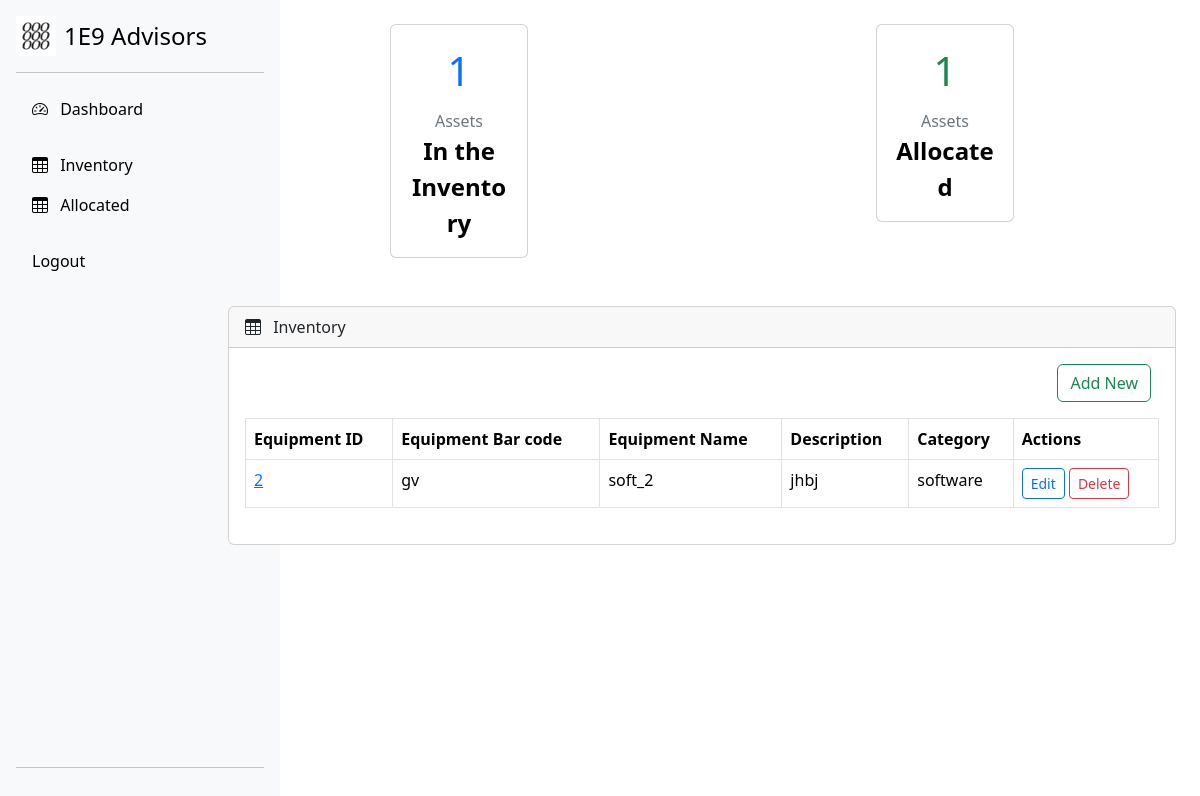
Before: /newbase/ (signed in) with the older database file.
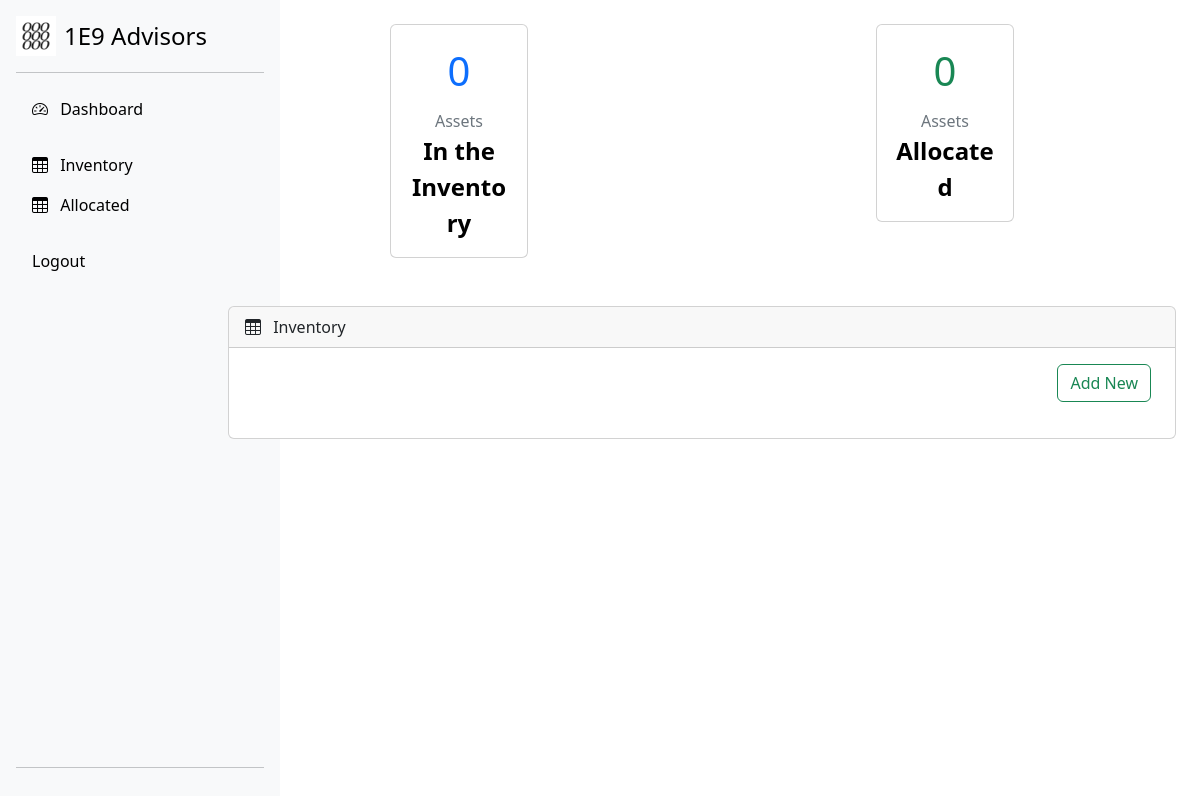
After: the same page with the newer database file.
### inventorymanager/models.py (models this page shows, shortened)
class Assets(models.Model) :
    equipment_id = models.CharField(max_length=30)
    equipment_code = models.CharField(default=None,max_length=100,unique=True)
    equipment_name = models.CharField(max_length=30)
    description = models.CharField(max_length=100)
    category_name = models.ForeignKey(Categories,on_delete=models.CASCADE)
    in_out = models.BooleanField(default=False)

class Categories(models.Model) :
    category_name = models.CharField(unique=True,max_length=20)
    quantity = models.IntegerField(default=0)
    def __str__(self):
        return self.category_name

### inventorymanager/views.py (the view, shortened to what this page needs)
# urls.py: path("newbase/",views.HomeView.as_view(),name='newbase'),
class HomeView(LoginRequiredMixin,generic.TemplateView):
    template_name = 'inventorymanager/newbase.html'
    redirect_field_name = None
    login_url = 'inventorymanager:login'
    def get_context_data(self, **kwargs: Any) :
        Asset_records = [i for i in list(Assets.objects.all()) if not i.in_out]
        Allocated_records = [i for i in Allocated.objects.all() if Assets.objects.get(id=i.equipment_id_id).in_out]
        return {'Asset_records':Asset_records,'Asset_count':len(Asset_records),'Allocated_records':len(Allocated_records)}

### inventorymanager/templates/inventorymanager/newbase.html (shortened to what the changed rows need)
<!DOCTYPE html>
<html lang="en">
<head>
    <!-- {% load bootstrap5 %}
    {% bootstrap_css %}
    {% bootstrap_javascript %} -->
    <link href="https://cdn.jsdelivr.net/npm/bootstrap@5.3.3/dist/css/bootstrap.min.css" rel="stylesheet">
    <link rel="stylesheet" href="https://cdn.jsdelivr.net/npm/bootstrap-icons@1.9.1/font/bootstrap-icons.css">
</head>
<body>
    <div class="row">
        <div class="container-fluid col-xl-10 col-md-12">
            <main>
                <div class="container-fluid px-4">
                    <div class="row mt-4 mb-4 justify-content-around">
                        <div class="col-xl-2 col-md-12">
                            <div class="card text-black mb-4">
                                <div class="row card-body text-center">
                                    <div class="fs-1 text-primary" id="totalAssets">
                                        {{Asset_count}}
                                    </div>
                                    <div class="fs-6 mt-2 text-secondary">Assets</div>
                                    <div class="fs-4 fw-bold">
                                        In the Inventory
                                    </div>
                                </div>
                            </div>
                        </div>
                        <div class="col-xl-2 col-md-12">
                            <div class="card text-black mb-4">
                                <div class="row card-body text-center">
                                    <div class="fs-1 text-success">
                                        {{Allocated_records}}
                                    </div>
                                    <div class="fs-6 mt-2 text-secondary">Assets</div>
                                    <div class="fs-4 fw-bold">
                                        Allocated
                                    </div>
                                </div>
                            </div>
                        </div>
                    </div>
                </div>
                <div class="container-fluid px-4">
                    <div class="card mb-4">
                        <div class="card-body">
                            <div class="">
                                <div class="mb-1 table-responsive">
                                    {% if Asset_records %}
                                    <table class="table table-hover table-bordered fw-normal">
                                        <thead>
                                            <tr>
                                                <th>Equipment ID</th>
                                                <th>Equipment Bar code</th>
                                                <th>Equipment Name</th>
                                                <th>Description</th>
                                                <th>Category</th>
                                                <th>Actions</th>
                                            </tr>
                                        </thead>
                                        <tbody>
                                            {% for record in Asset_records %}
                                            <tr>
                                                <td><a class="first-col" href="#">{{ record.equipment_id }}</a></td>
                                                <td>{{ record.equipment_code }}</td>
                                                <td>{{ record.equipment_name }}</td>
                                                <td>{{ record.description }}</td>
                                                <td>{{ record.category_name }}</td>
                                                <td>
                                                    <button type="button" data-id="{{ record.id }}" class="btn btn-outline-primary btn-sm" data-bs-toggle="modal" data-bs-target="#editModal">
                                                        Edit
                                                    </button>
                                                    <button type="button" class="btn btn-outline-danger btn-sm" data-bs-toggle="modal" data-bs-target="#deleteModal" data-id="{{ record.id }}">
                                                        Delete
                                                    </button>
                                                </td>
                                            </tr>
                                            {% endfor %}
                                        </tbody>
                                    </table>
                                    {% endif %}
                                </div>
                            </div>
                        </div>
                    </div>
                </div>
            </main>
        </div>
    </div>
</body>
</html>

Changed rows visible on the page:
removed Assets: equipment_id "2", equipment_code "gv", equipment_name "soft_2", description "jhbj", category_name "software"
Other visible differences:
{{ Asset_count }}: "1" → "0"
{{ Allocated_records }}: "1" → "0"
text no longer shown: "Equipment ID Equipment Bar code Equipment Name Description Category Actions"
